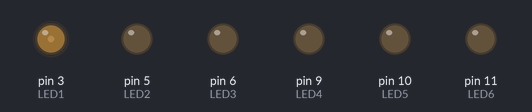
Bench run of a sketch on a simulated Arduino Uno, built with avr-gcc and run on an emulated ATmega328P. Parts: output pins drawn as LEDs (lit = HIGH).

Above: at 0.05 s.
At 1.4 s:
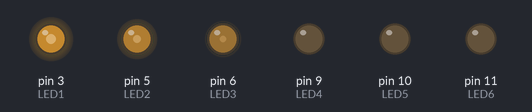
At 2.75 s:
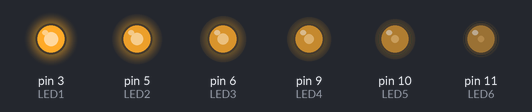
At 4.1 s:
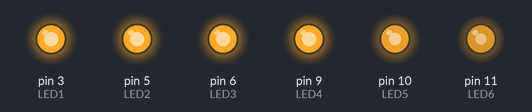
At 5.5 s:
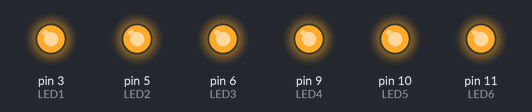
Timing chart, 0 to 7.2 s (numbered marks = the images above):
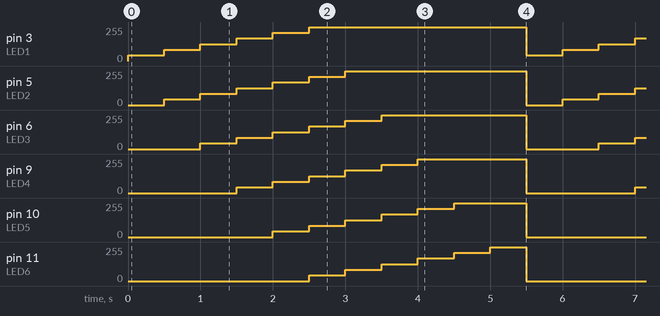

Measured:
- by itself, pin 3 (LED1): repeats every 5.5 s: 84/255 0.50 s, 127/255 0.50 s, 170/255 0.50 s, 212/255 0.50 s, 255/255 3.0 s, 42/255 0.50 s
- by itself, pin 6 (LED3): repeats every 5.5 s: 84/255 0.50 s, 127/255 0.50 s, 170/255 0.50 s, 212/255 0.50 s, 255/255 2.0 s, 0/255 1.0 s, 42/255 0.50 s
- by itself, pin 9 (LED4): repeats every 5.5 s: 84/255 0.50 s, 127/255 0.50 s, 170/255 0.50 s, 212/255 0.50 s, 255/255 1.5 s, 0/255 1.5 s, 42/255 0.50 s

The sketch:

Anaologic_1.2.ino
```cpp
/*************************************************************************
**                                                                      **
**                     Entrades-Sortides digitals                       **
**                                                                      **
*************************************************************************/

//*******  Includes  *****************************************************


//*******  Variables  ****************************************************
int LED1= 3;
int LED2= 5;
int LED3= 6;
int LED4= 9;
int LED5= 10;
int LED6= 11;


//*******  Setup  ********************************************************
void setup(){
  Serial.begin(9600);
  pinMode (LED1, OUTPUT);
  pinMode (LED2, OUTPUT);
  pinMode (LED3, OUTPUT);
  pinMode (LED4, OUTPUT);
  pinMode (LED5, OUTPUT);
  pinMode (LED6, OUTPUT);
}

//*******  Loop  *********************************************************
void loop(){
  analogWrite (LED1, 42);
  analogWrite (LED2, 0);
  analogWrite (LED3, 0);
  analogWrite (LED4, 0);
  analogWrite (LED5, 0);
  analogWrite (LED6, 0);
  delay (500);

  analogWrite (LED1, 84);
  analogWrite (LED2, 42);
  analogWrite (LED3, 0);
  analogWrite (LED4, 0);
  analogWrite (LED5, 0);
  analogWrite (LED6, 0);
  delay(500);

  analogWrite (LED1, 127);
  analogWrite (LED2, 84);
  analogWrite (LED3, 42);
  analogWrite (LED4, 0);
  analogWrite (LED5, 0);
  analogWrite (LED6, 0);
  delay (500);

  analogWrite (LED1, 170);
  analogWrite (LED2, 127);
  analogWrite (LED3, 84);
  analogWrite (LED4, 42);
  analogWrite (LED5, 0);
  analogWrite (LED6, 0);
  delay(500);

  analogWrite (LED1, 212);
  analogWrite (LED2, 170);
  analogWrite (LED3, 127);
  analogWrite (LED4, 84);
  analogWrite (LED5, 42);
  analogWrite (LED6, 0);
  delay(500);

  analogWrite (LED1, 255);
  analogWrite (LED2, 212);
  analogWrite (LED3, 170);
  analogWrite (LED4, 127);
  analogWrite (LED5, 84);
  analogWrite (LED6, 42);
  delay(500);

  analogWrite (LED1, 255);
  analogWrite (LED2, 255);
  analogWrite (LED3, 212);
  analogWrite (LED4, 170);
  analogWrite (LED5, 127);
  analogWrite (LED6, 84);
  delay(500);

  analogWrite (LED1, 255);
  analogWrite (LED2, 255);
  analogWrite (LED3, 255);
  analogWrite (LED4, 212);
  analogWrite (LED5, 170);
  analogWrite (LED6, 127);
  delay(500);

  analogWrite (LED1, 255);
  analogWrite (LED2, 255);
  analogWrite (LED3, 255);
  analogWrite (LED4, 255);
  analogWrite (LED5, 212);
  analogWrite (LED6, 170);
  delay(500);

  analogWrite (LED1, 255);
  analogWrite (LED2, 255);
  analogWrite (LED3, 255);
  analogWrite (LED4, 255);
  analogWrite (LED5, 255);
  analogWrite (LED6, 212);
  delay(500);

  analogWrite (LED1, 255);
  analogWrite (LED2, 255);
  analogWrite (LED3, 255);
  analogWrite (LED4, 255);
  analogWrite (LED5, 255);
  analogWrite (LED6, 255);
  delay(500);
}
```
